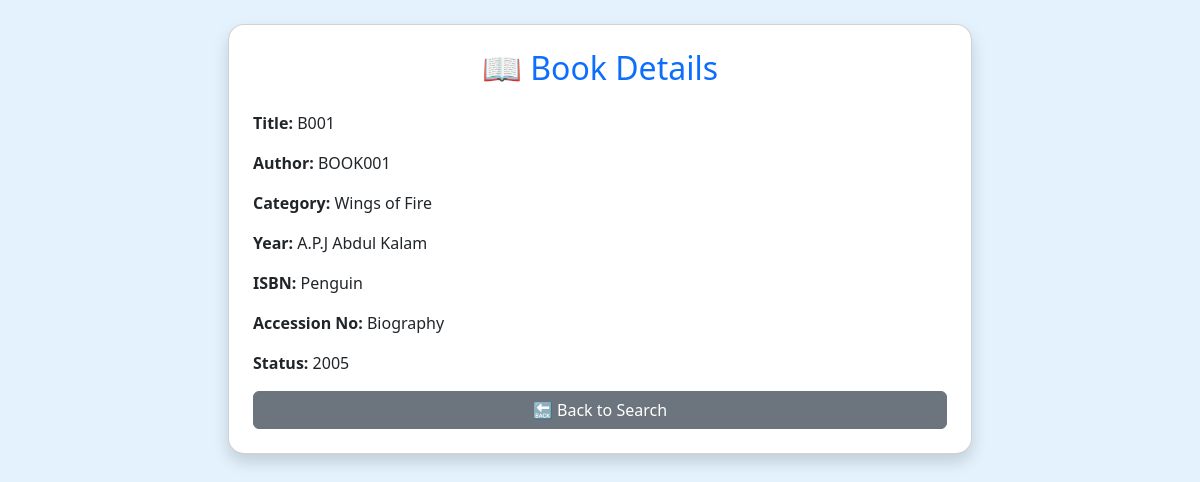
Screenshot of /book/1 with the database file from the repository.
### tables this page shows
CREATE TABLE books (
    id INTEGER PRIMARY KEY AUTOINCREMENT,
    accession TEXT UNIQUE,
    book_id TEXT,
    title TEXT,
    author TEXT,
    publisher TEXT,
    category TEXT,
    year TEXT,
    publication TEXT,
    quantity INTEGER
, status TEXT DEFAULT 'Available', isbn TEXT, created_date TEXT, cover_image TEXT, added_on TEXT, cover_image_filename TEXT, available INTEGER DEFAULT 1, accession_no TEXT);

### app.py (the view)
@app.route("/book/<int:book_id>")
def book_details(book_id):
    conn = sqlite3.connect(DB_PATH)
    cur = conn.cursor()
    cur.execute("SELECT * FROM books WHERE id = ?", (book_id,))
    book = cur.fetchone()
    conn.close()
    if book:
        return render_template("book_details.html", book=book)
    else:
        return "Book not found", 404

### templates/book_details.html (shortened to what this page needs)
<!DOCTYPE html>
<html>
<head>
    <link rel="stylesheet" href="https://cdn.jsdelivr.net/npm/bootstrap@5.3.0/dist/css/bootstrap.min.css">
</head>
<body class="p-4" style="background: #e3f2fd;">
    <div class="container col-md-8">
        <div class="card shadow p-4 rounded-4">
            <h2 class="text-center text-primary mb-4">📖 Book Details</h2>
            <p><strong>Title:</strong> {{ book[1] }}</p>
            <p><strong>Author:</strong> {{ book[2] }}</p>
            <p><strong>Category:</strong> {{ book[3] }}</p>
            <p><strong>Year:</strong> {{ book[4] }}</p>
            <p><strong>ISBN:</strong> {{ book[5] }}</p>
            <p><strong>Accession No:</strong> {{ book[6] }}</p>
            <p><strong>Status:</strong> {{ book[7] }}</p>
            <a href="{{ url_for('search') }}" class="btn btn-secondary">🔙 Back to Search</a>
        </div>
    </div>
</body>
</html>

### rows the page displays
books: accession "B001", book "BOOK001", title "Wings of Fire", author "A.P.J Abdul Kalam", publisher "Penguin", category "Biography", year "2005"
